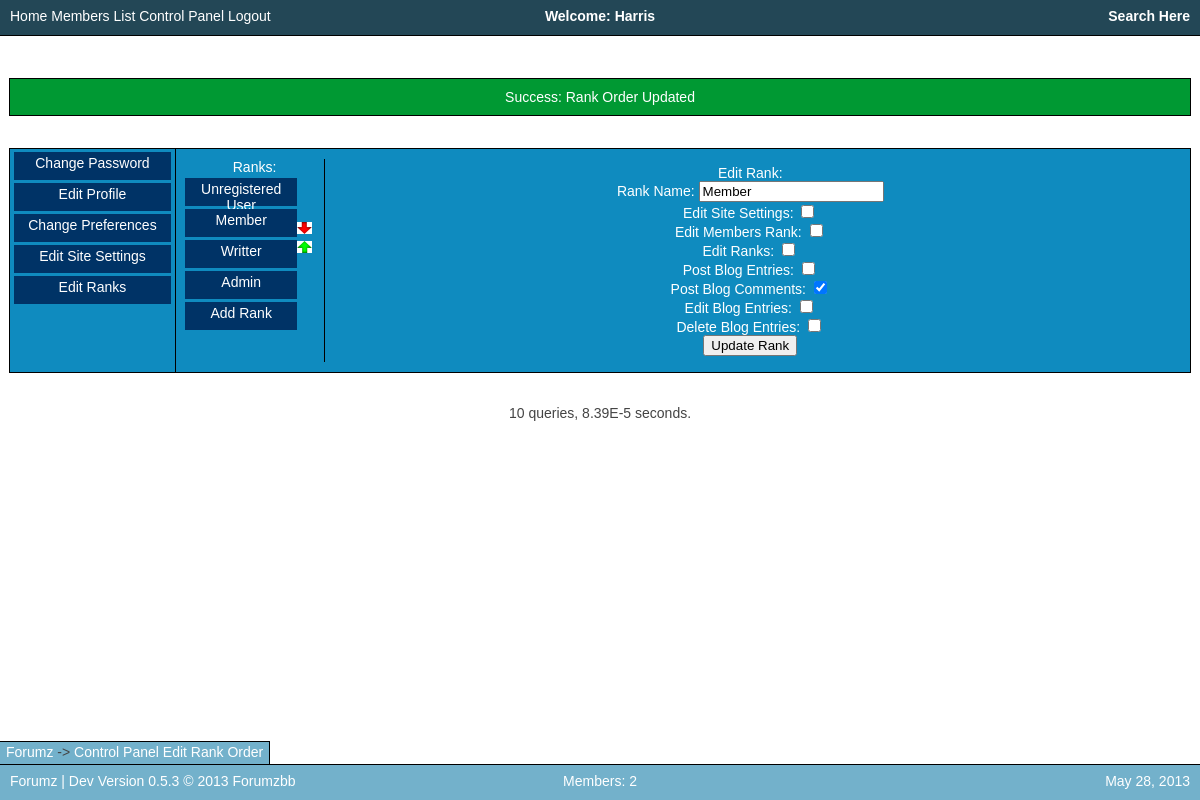
The app's page /controlPanel/swapRanks/1d (signed in) with its own data.
### tables this page shows
CREATE TABLE `forumzDev_ranks` (
  `rankID` int(11) NOT NULL,
  `rankOrder` int(11) NOT NULL,
  `rankName` text NOT NULL,
  `editSiteSettings` text NOT NULL,
  `editMemberRank` text NOT NULL,
  `editRanks` text NOT NULL,
  `postBlogEntries` text NOT NULL,
  `postBlogComments` text NOT NULL,
  `editBlogEntries` text NOT NULL,
  `deleteBlogEntries` text NOT NULL
);

CREATE TABLE `forumzDev_siteSettings` (
  `settingsProfile` text NOT NULL,
  `siteName` text NOT NULL,
  `siteMotd` text NOT NULL,
  `siteSlogan` text NOT NULL,
  `defaultTheme` text NOT NULL,
  `siteDisabled` text NOT NULL,
  `reqLogin` text NOT NULL,
  `verifyRegisterEmail` text NOT NULL,
  `verifyRegisterAdmin` text NOT NULL,
  `htmlAllowed` text NOT NULL,
  `blogEntriesPerPage` int(11) NOT NULL
);

CREATE TABLE `forumzDev_pages` (
  `pageURL` text NOT NULL,
  `idDependant` text NOT NULL,
  `displayFile` text NOT NULL,
  `falseDisplayFile` text NOT NULL,
  `functionCall` text NOT NULL,
  `pageName` text NOT NULL,
  `breadcrumbTitle` text NOT NULL,
  `trueMsg` text NOT NULL,
  `falseMsg` text NOT NULL,
  `requireLogin` text NOT NULL,
  `siteRequireLoginApplies` text NOT NULL,
  `requirePermission` text NOT NULL,
  `requireFormSubmitted` text NOT NULL
);

### index.php (called while the page is built, shortened)
<?php
$mysqliServer = $_ENV['DATABASE_SERVER'];
$mysqliUser = "db166640_forumz";
$mysqliPass = "forumzbb";
$mysqliDatabase = "db166640_forumzDev";
$con = @mysqli_connect($mysqliServer, $mysqliUser, $mysqliPass, $mysqliDatabase) or die ("Site Not Setup");
require_once('Functions/forumz.main.php');
$userData=$_SESSION['userData'];
$pageName = mysqli_real_escape_string($con,$_GET['page']);
$pageID = mysqli_real_escape_string($con,$_GET['pageID']);
$pageID2 = mysqli_real_escape_string($con,$_GET['pageID2']);
displayWebsite();
?>

### Functions/forumz.settings.php (called while the page is built, shortened)
<?php
function loadMysqlSettings() {
	$sql = "SELECT * FROM siteSettings WHERE settingsProfile='1'";
	$result = dbQuery($sql) or die ("Query failed: getSiteSettings");
	$setting=mysqli_fetch_array($result);
	global $siteSettings;
	if($setting['siteDisabled']!="") {
		$siteSettings['siteDisabled']=true;
		$siteSettings['disabledMessage']=$setting['siteDisabled'];
	} else { $siteSettings['siteDisabled']=false; }
	$siteSettings['siteName'] = $setting['siteName'];
	$siteSettings['siteMotd'] = $setting['siteMotd'];
	$siteSettings['siteSlogan'] = $setting['siteSlogan'];
	$siteSettings['defaultTheme'] = $setting['defaultTheme'];
	$siteSettings['blogEntriesPerPage'] = $setting['blogEntriesPerPage'];
	if($setting['reqLogin']=="true") {
		$siteSettings['reqLogin'] = true;
	} else { $siteSettings['reqLogin'] = false; }
	if($setting['verifyRegisterEmail']=="true") {
		$siteSettings['verifyRegisterEmail'] = true;
	} else { $siteSettings['verifyRegisterEmail'] = false; }
	if($setting['verifyRegisterAdmin']=="true") {
		$siteSettings['verifyRegisterAdmin'] = true;
	} else { $siteSettings['verifyRegisterAdmin'] = false; }
	if($setting['htmlAllowed']=="true") {
		$siteSettings['htmlAllowed'] = true;
	} else { $siteSettings['htmlAllowed'] = false; }
}
function setupSiteURLs() {
	global $siteSettings;
	$siteSettings['siteURLShort']="/";
	$siteSettings['siteURLLong']="http://".$_SERVER['SERVER_NAME'].$siteSettings['siteURLShort'];
}
?>

### Functions/forumz.databaseTools.php (called while the page is built, shortened)
<?php
	function dbQuery($sql) {
		global $con, $sqlQueries;
		$tableTitle=session_name();
		$tableTitle_from="FROM ".$tableTitle."_";
		$tableTitle_upd="UPDATE ".$tableTitle."_";
		$tableTitle_inst="INSERT INTO ".$tableTitle."_";
		$sql = str_replace("FROM ",$tableTitle_from,$sql);
		$sql = str_replace("UPDATE ",$tableTitle_upd,$sql);
		$sql = str_replace("INSERT INTO ",$tableTitle_inst,$sql);
		return mysqli_query($con, $sql);
	}
?>

### Functions/forumz.ranking.php (called while the page is built, shortened)
<?php
function setUserPrivileges() {
	global $userData;
	$userRank=$userData['rankID'];
	$sql = "SELECT * FROM ranks WHERE rankID='$userRank'";
	$result = dbQuery($sql) or die ("Query failed: setUserPrivileges");
	$userData['permissions']=mysqli_fetch_array($result);
}
?>

### Functions/forumz.breadcrumbs.php (the view, shortened to what this page needs)
<?php
function getNumBreadcrumbs() {
	global $breadcrumbs;
	return count($breadcrumbs);
}
function addBreadcrumb($newBreadcrumbName, $newBreadcrumbLink) {
	global $breadcrumbs, $siteSettings;
	$newBreadcrumb='<a href="'.$siteSettings['siteURLShort'].$newBreadcrumbLink.'">'.$newBreadcrumbName.'</a>';
	if(!isset($breadcrumbs)) {
		$breadcrumbs=array($newBreadcrumb);
	} else {
		array_push($breadcrumbs, $newBreadcrumb);
	}
}
?>

### Functions/forumz.references.php (shortened to what this page needs)
<?php
function display($fileName) {
	require_once('Themes/SkyBlue/'.$fileName.'.php');
}
function viewHTML($HTMLtxt) {
	echo "	".$HTMLtxt."\n";
}
?>

### Functions/forumz.control.php (shortened to what this page needs)
<?php
function displayCPNav() {
	global $siteSettings, $userData;
	if($userData['permissions']['editSiteSettings']=="true") {
		displayCPNavItem("Edit Site Settings",$siteSettings['siteURLShort']."controlPanel/editSiteSettings/");
	}
	if($userData['permissions']['editRanks']=="true") {
		displayCPNavItem("Edit Ranks",$siteSettings['siteURLShort']."controlPanel/editRanks/");
	}
}
function displayCPContent() {
	global $pageID, $siteSettings, $pagePost, $userData;
	if($userData['permissions']['editRanks']=="true") {
		if($pageID=="editRanks"||$pageID=="swapRanks") { editRanksControlPanel(); $pageNotFound=false; }
	}
}
function editRanksControlPanel() {
	global $siteSettings, $pageID2;
	$siteURL=$siteSettings['siteURLShort'];
	$sql = "SELECT * FROM ranks WHERE rankID='$pageID2'";
	$result = dbQuery($sql) or die ("Query failed: editRanksControlPanel");
	$rankArray = mysqli_fetch_array($result);
	if($rankArray['editSiteSettings']=="true") { $settingChecked['editSiteSettings']="checked"; } else { $settingChecked['editSiteSettings']=""; }
	if($rankArray['editMemberRank']=="true") { $settingChecked['editMemberRank']="checked"; } else { $settingChecked['editMemberRank']=""; }
	if($rankArray['editRanks']=="true") { $settingChecked['editRanks']="checked"; } else { $settingChecked['editRanks']=""; }
	if($rankArray['postBlogEntries']=="true") { $settingChecked['postBlogEntries']="checked"; } else { $settingChecked['postBlogEntries']=""; }
	if($rankArray['postBlogComments']=="true") { $settingChecked['postBlogComments']="checked"; } else { $settingChecked['postBlogComments']=""; }
	if($rankArray['editBlogEntries']=="true") { $settingChecked['editBlogEntries']="checked"; } else { $settingChecked['editBlogEntries']=""; }
	if($rankArray['deleteBlogEntries']=="true") { $settingChecked['deleteBlogEntries']="checked"; } else { $settingChecked['deleteBlogEntries']=""; }
	editRanksForm($siteURL,$rankArray['rankID'],$rankArray['rankName'],$settingChecked);
}
function displayRankNavItems() {
	global $siteSettings,$userData;
	$sql = "SELECT * FROM ranks ORDER BY rankOrder";
	$result = dbQuery($sql) or die ("Query failed: displayRankNavItems");
	while($rank = mysqli_fetch_array($result)) {
		$rankLink=$siteSettings['siteURLShort']."controlPanel/editRanks/".$rank['rankID']."/";
		if($rank['rankID']=="0") {
			displayRankNavItem("Unregistered User",$rankLink,"","");
		}
	}
}
?>

### Themes/Defaults/breadcrumbs.php
<?php
function viewBreadcrumbs() {
	$numBreadcrumbs=getNumBreadcrumbs();
	for($i=0;$i<$numBreadcrumbs;$i++) {
		if($i==0) {
			viewHTML(getBreadcrumb($i));
		} else {
			viewHTML(" -> ".getBreadcrumb($i));
		}
	}
}
?>

### Themes/SkyBlue/SkyBlue.css (style rules this page uses)
html, body { background-color: #FFFFFF; font-family: Arial, Helvetica, sans-serif; color: #444444; font-size: 14px; padding-top: 35px; padding-bottom: 35px; text-align: center; }
a { text-decoration: none; color: #FFFFFF; }
.headFootLeftSide { text-align: left; float: left; width: 30%; overflow: hidden; padding-left: 10px; height: 25px; padding-top: 8px; }
.headFootCenter { text-align: center; float: center; overflow: hidden; height: 25px; padding-top: 8px; margin-left: 10px; margin-right: 10px; }
.headFootRightSide { text-align: right; float: right; width: 30%; overflow: hidden; padding-right: 10px; height: 25px; padding-top: 8px; }
.FullWidthSuccessDivision { background-color: #009933; color: #FFFFFF; font-size: 14px; padding: 10px; width: 98%; margin-left: auto; margin-right: auto; border: 1px solid #000000; }
#controlPanelNav, #controlPanelNav2 { display: inline-block; width: 14%; border-right: 1px solid #000000; height: 100%; position: absolute; left: 0px; top: 0px; }
#controlPanelNav2 { overflow: scroll; }
#controlPanelContent, #controlPanelContent2 { display: inline-block; width: 85%; padding: 3px; min-height: 135px; height: 100%; margin-left: 14%; position: relative; }
.controlPanelNavItem { width: 95%; height: 25px; display: block; margin-left: auto; margin-right: auto; margin-top: 3px; margin-bottom: 3px; background-color: #003366; color: #FFFFFF; padding-top: 3px; }
.controlPanelNav2Item { width: 85%; float: left; height: 25px; display: block; margin-left: auto; margin-right: auto; background-color: #003366; color: #FFFFFF; padding-top: 3px; }
.CPNav2Funcs { width: 15px; height: 25px; float: left; }
.CPNav2Func { width: 15px; height: 12px; display: block; }
.CPNav2Cont { width: 95%; height: 25px; padding-top: 3px; padding-bottom: 3px; }

### records on screen
forumzdev_ranks: HTMLtxt "Unregistered User"
forumzdev_ranks: HTMLtxt "Member"
forumzdev_ranks: HTMLtxt "Writter"
forumzdev_ranks: HTMLtxt "Admin"
forumzdev_sitesettings: siteName "Forumz"
forumzdev_pages: breadcrumbTitle "Control Panel Edit Rank Order"

### other values on screen
$HTMLtxt "Success: Rank Order Updated"
$HTMLtxt "->"
getPageLoadInfo() "10 queries, 8.39E-5 seconds."
